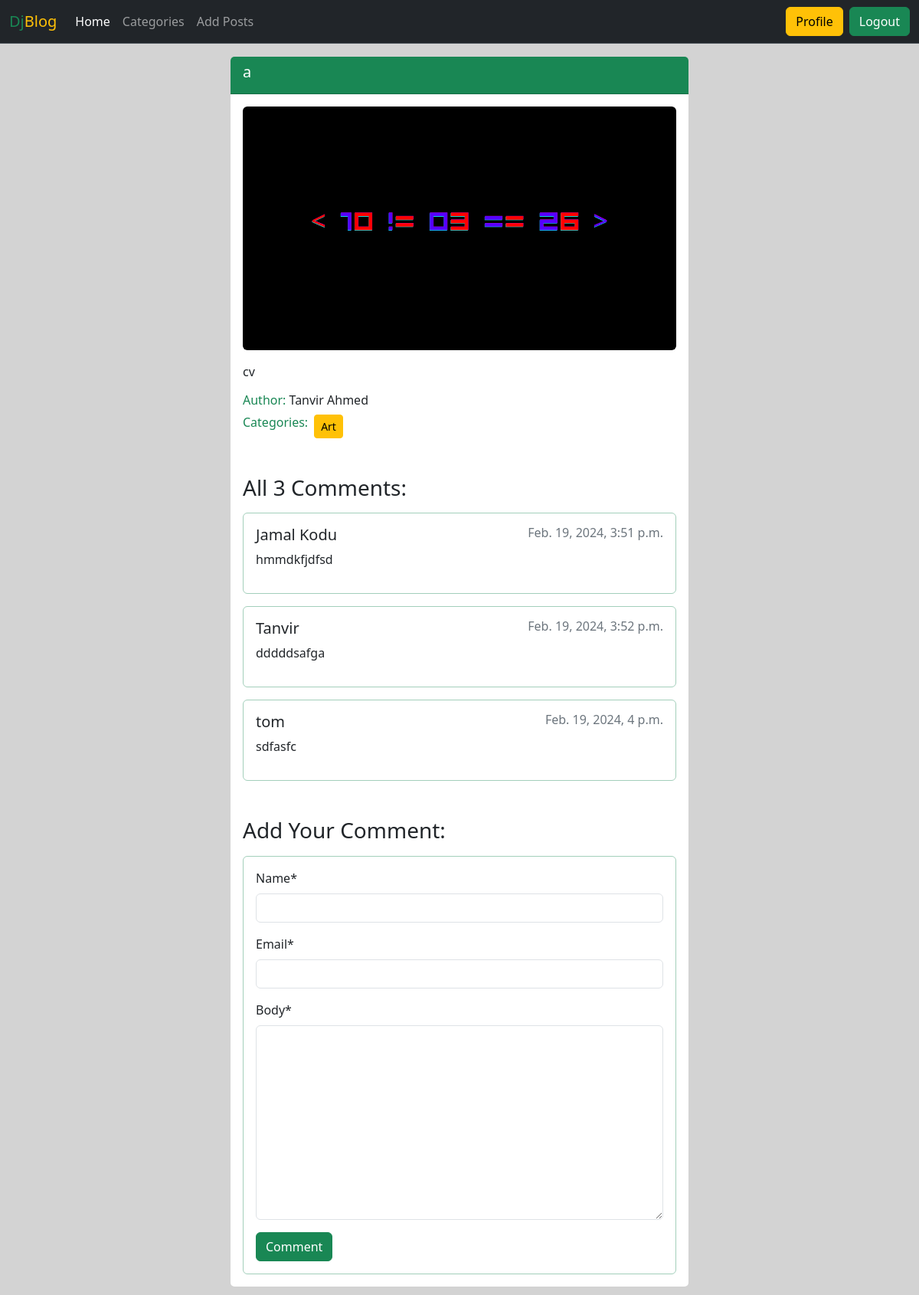
Screenshot of /post/details/1/ (signed in) with the database file from the repository.
### posts/models.py (models this page shows, shortened)
class Posts(models.Model):
    title = models.CharField(max_length=100)
    content = models.TextField()
    category = models.ManyToManyField(Categories) # many to many relation
    author = models.ForeignKey(User, on_delete=models.CASCADE) # many to one relation
    image = models.ImageField(upload_to='posts/upload/', blank=True, null=True)

class CommentModel(models.Model):
    post = models.ForeignKey(Posts, on_delete=models.CASCADE, related_name='comment')
    name = models.CharField(max_length=50)
    email = models.EmailField()
    body = models.TextField()
    created_time = models.DateTimeField(auto_now_add=True)

### categories/models.py (models this page shows, shortened)
class Categories(models.Model):
    name = models.CharField(max_length=30)
    slug = models.SlugField(max_length=100, unique=True, null=True, blank=True)

### posts/views.py (the view, shortened to what this page needs)
# urls.py: path('details/<int:id>/',views.PostDetail.as_view(), name='detail_post'),
class PostDetail(DetailView):
    model = models.Posts
    pk_url_kwarg = 'id'
    template_name = 'posts/post_detail.html'
    def get_context_data(self, **kwargs):
        context = super().get_context_data(**kwargs)
        post = self.object
        comments = post.comment.all()
        comment_form = forms.CommentForm()
        context['comments'] = comments
        context['comment_form'] = comment_form
        return context

### posts/forms.py
class CommentForm(forms.ModelForm):
    class Meta:
        model = CommentModel
        fields = ['name', 'email', 'body']

### posts/templates/posts/post_detail.html (shortened to what this page needs)
{% extends "base.html" %}
{% load crispy_forms_tags %}
{% block content %}
<div class="card w-50 m-auto mt-3 mb-5">
    <div class="card-header bg-success ">
        <h5 class="card-title text-white">{{posts.title}}</h5>
    </div>
    <div class="card-body">
        <img class='w-100 rounded' src={{posts.image.url}} alt="photo">
        <p class="card-text mt-3">{{posts.content}}</p>
        <h6><span class='text-success'>Author: </span>{{posts.author.first_name}} {{posts.author.last_name}}</h6>
        <div class="d-flex flex-wrap gap-2 align-items-center">
            <h6 class='text-success'>Categories: </h6>
            {% for cat in posts.category.all %}
                <a class='btn btn-sm btn-warning' href={% url "category_slug" cat.slug %}>{{cat.name}}</a>
            {% endfor %}
        </div>
        <h3 class='mt-5'>All {{comments|length}} Comments:</h3>
        {% for comment in comments %}
        <div class="card mt-3 border border-success-subtle">
            <div class="card-body">
                <div class="d-flex justify-content-between align_items-center">
                    <h5>{{comment.name}}</h5>
                    <h6 class='text-secondary'>{{comment.created_time}}</h6>
                </div>
                <p>{{comment.body}}</p>
            </div>
        </div>
        {% endfor %}
        <h3 class='mt-5'>Add Your Comment:</h3>
        <div class="card mt-3 border border-success-subtle">
            <div class="card-body ">
                <form action="" method='post'>
                    {{comment_form | crispy}}
                    <button class='btn btn-success'>Comment</button>
                </form>
            </div>
        </div>
    </div>
</div>
{% endblock content %}

### rows the page displays
Posts: title "a", image (picture), content "cv", author.first_name "Tanvir", author.last_name "Ahmed"
Categories: name "Art"
CommentModel: name "Jamal Kodu", created_time "Feb. 19, 2024, 3:51 p.m.", body "hmmdkfjdfsd"
CommentModel: name "Tanvir", created_time "Feb. 19, 2024, 3:52 p.m.", body "dddddsafga"
CommentModel: name "tom", created_time "Feb. 19, 2024, 4 p.m.", body "sdfasfc"

### other values shown
{{ comments|length }} "3"
